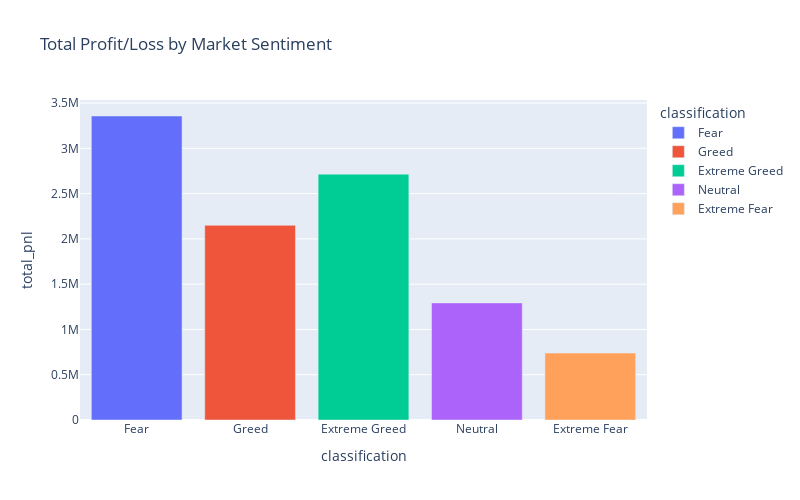

Here is the notebook cell this chart was saved with:
### Code cell
# Displaying profit and loss by sentiment
fig = px.bar(performance, x='classification',y='total_pnl',
              title='Total Profit/Loss by Market Sentiment',color='classification')
fig.update_layout(width=800, height=500)
fig.show()

### Figure 1 — Plotly figure (JSON) as saved in the notebook; plotly's stock layout.template omitted (floating-point values rounded to 4 significant figures)
{"data": [{"alignmentgroup": "True", "hovertemplate": "classification=%{x}<br>total_pnl=%{y}<extra></extra>", "legendgroup": "Fear", "marker": {"color": "#636efa", "pattern": {"shape": ""}}, "name": "Fear", "offsetgroup": "Fear", "orientation": "v", "showlegend": true, "textposition": "auto", "type": "bar", "x": ["Fear"], "xaxis": "x", "y": [3357000.0], "yaxis": "y"}, {"alignmentgroup": "True", "hovertemplate": "classification=%{x}<br>total_pnl=%{y}<extra></extra>", "legendgroup": "Greed", "marker": {"color": "#EF553B", "pattern": {"shape": ""}}, "name": "Greed", "offsetgroup": "Greed", "orientation": "v", "showlegend": true, "textposition": "auto", "type": "bar", "x": ["Greed"], "xaxis": "x", "y": [2150000.0], "yaxis": "y"}, {"alignmentgroup": "True", "hovertemplate": "classification=%{x}<br>total_pnl=%{y}<extra></extra>", "legendgroup": "Extreme Greed", "marker": {"color": "#00cc96", "pattern": {"shape": ""}}, "name": "Extreme Greed", "offsetgroup": "Extreme Greed", "orientation": "v", "showlegend": true, "textposition": "auto", "type": "bar", "x": ["Extreme Greed"], "xaxis": "x", "y": [2715000.0], "yaxis": "y"}, {"alignmentgroup": "True", "hovertemplate": "classification=%{x}<br>total_pnl=%{y}<extra></extra>", "legendgroup": "Neutral", "marker": {"color": "#ab63fa", "pattern": {"shape": ""}}, "name": "Neutral", "offsetgroup": "Neutral", "orientation": "v", "showlegend": true, "textposition": "auto", "type": "bar", "x": ["Neutral"], "xaxis": "x", "y": [1293000.0], "yaxis": "y"}, {"alignmentgroup": "True", "hovertemplate": "classification=%{x}<br>total_pnl=%{y}<extra></extra>", "legendgroup": "Extreme Fear", "marker": {"color": "#FFA15A", "pattern": {"shape": ""}}, "name": "Extreme Fear", "offsetgroup": "Extreme Fear", "orientation": "v", "showlegend": true, "textposition": "auto", "type": "bar", "x": ["Extreme Fear"], "xaxis": "x", "y": [739100.0], "yaxis": "y"}], "layout": {"barmode": "relative", "height": 500, "legend": {"title": {"text": "classification"}, "tracegroupgap": 0}, "title": {"text": "Total Profit/Loss by Market Sentiment"}, "width": 800, "xaxis": {"anchor": "y", "categoryarray": ["Fear", "Greed", "Extreme Greed", "Neutral", "Extreme Fear"], "categoryorder": "array", "domain": [0, 1], "title": {"text": "classification"}}, "yaxis": {"anchor": "x", "domain": [0, 1], "title": {"text": "total_pnl"}}}}
